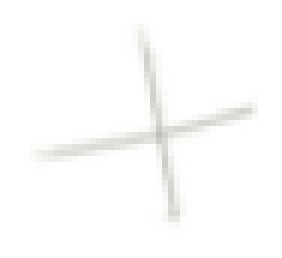
#> input picture Training/DataPrep/DatasetPictures/Operators_All/+_new_117_trim_10L.png, 47 x 43 px (shown 6 times larger)
$ python -i ProcessImg.py   (imports and definitions only)
#> lines starting #> are read from the running program, lines starting #| are printed output that depends on the picture
import os
from PIL import Image
from PIL import ImageOps
from PIL import ImageEnhance
import PIL.ImageOps
import h5py
import sys
import numpy as np
import h5py
import _pickle as cPickle
import gzip
from os.path import dirname, join
import random
import csv
import json
from random import randint


_default_name = join(dirname(__file__), "mnist.h5")
parent_dir = os.path.join(os.path.dirname(__file__), 'DatasetPictures')
mnist_dir = os.path.join(parent_dir, 'mnist_imgs/alpha')
op_dir = os.path.join(parent_dir, 'operator_imgs/alpha')

# mnist_dir = os.path.join(parent_dir, 'mnist_imgs')
# op_dir = os.path.join(parent_dir, 'operator_imgs')

def get_store(fname=_default_name):
    print("Loading from store {}".format(fname))
    return h5py.File(fname, 'r')


# [73 lines left out: functions build_store, makeHDF5, loadData, getMNIST, not called in this run]

'''
no repeats && every combo && every image
'''


# [159 lines left out: functions makeDataset, makeTestData, makeTestImages, makeSlantData, makeZoomData, makeTranslateData, not called in this run]
        # if i % 10000 == 0:
        #     print (label)
        #     # finalIm.show()


def translate(image):
    direction = random.choice([1,2,3,4])
    if direction == 1:
        result = image.crop((5,0,28,28))
    elif direction == 2:
        result = image.crop((0,5,28,28))
    elif direction == 3:
        result = image.crop((0,0,23,28))
    else:
        result = image.crop((0,0,28,23))
    return result


#Creates sparse vector of the single digit operations
#first 10 indices are for first number
#next 4 are for the operations-say addition, subtraction, mult, division
#next 10 are the second number
# [50 lines left out: functions resultVector, InvertOps, realLifeTest, not called in this run]


# [7 lines not run here, left out]

>>> from PIL import Image
>>> picture = Image.open('DatasetPictures/Operators_All/+_new_117_trim_10L.png')
#> picture is the input picture: PIL image 47x43 RGBA; mean R, G, B, A 44.7, 44.8, 43.8, 19.5
>>> result = translate(picture)
#> in translate, `result = image.crop((0,0,28,23))`:
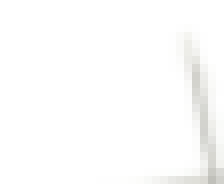
#> result: PIL image 28x23 RGBA (shown 8 times larger); mean R, G, B, A 41.5, 41.6, 40.6, 18.9; transparent parts drawn white

$ run again, on Training/DataPrep/DatasetPictures/Operators_All/+_new_154_trim_10L.png
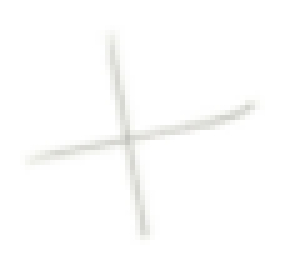
#> input picture Training/DataPrep/DatasetPictures/Operators_All/+_new_154_trim_10L.png, 57 x 53 px (shown 5 times larger)
#> picture is the input picture: PIL image 57x53 RGBA; mean R, G, B, A 39.5, 39.6, 38.8, 16.7
#> in translate, `result = image.crop((0,0,28,23))`:
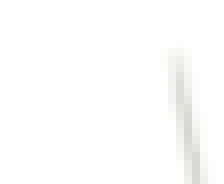
#> result: PIL image 28x23 RGBA (shown 8 times larger); mean R, G, B, A 39.8, 39.9, 39.1, 16; transparent parts drawn white

$ run again, on Training/DataPrep/DatasetPictures/Operators_All/+_new_173_trim_5R.png
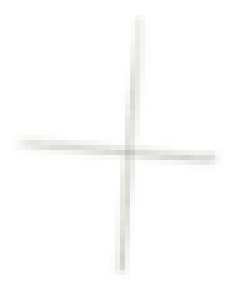
#> input picture Training/DataPrep/DatasetPictures/Operators_All/+_new_173_trim_5R.png, 48 x 58 px (shown 5 times larger)
#> picture is the input picture: PIL image 48x58 RGBA; mean R, G, B, A 44.8, 45, 44, 19.4
#> in translate, `result = image.crop((0,0,28,23))`:
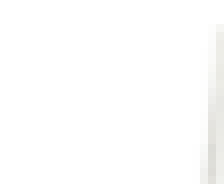
#> result: PIL image 28x23 RGBA (shown 8 times larger); mean R, G, B, A 22.6, 22.6, 22.1, 12.8; transparent parts drawn white
